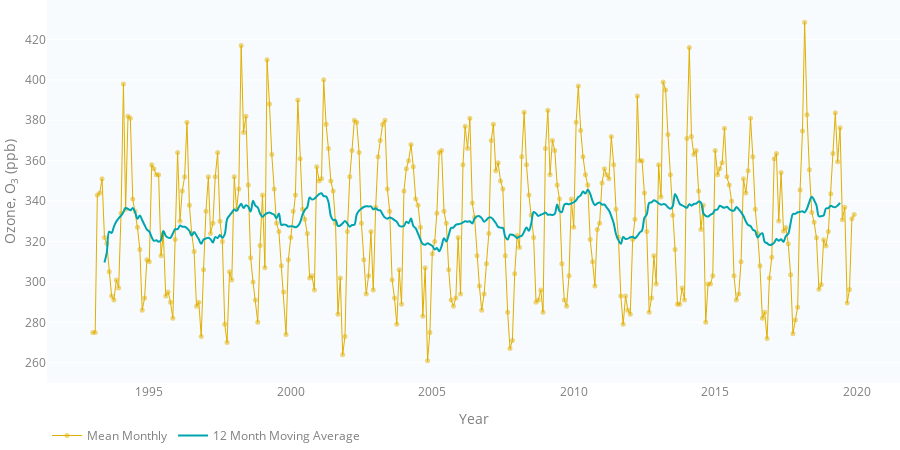

Source (notebook cell):
### Code cell
data_path = DATA_PATH+'Atmospheric_Domain/2.13Ozone/Figure2.26/'
data_csv = data_path + 'Figure2.26_data.csv'
df = pd.read_csv(data_csv, index_col=0)
mean_monthly_trace = go.Scatter(x=df['datetime'],
                            y=df['mean__monthly__total_column_ozone_concentration'],
                         name='Mean Monthly',
                         mode='markers+lines',
                         marker=dict(color=TIMESERIES_COLOR_2,
                                     size=5,
                                     opacity=0.5),
                         line=dict(color=TIMESERIES_COLOR_2,
                                      width=1),
                         hovertemplate='%{x|%b %Y}<br>' +
                         '<b>Mean Monthly</b><br>' +
                         'Concentration: %{y:.2f} ppb</sup><br>' +
                         '<extra></extra>'
                         )
moving_avg_trace = go.Scatter(x=df['datetime'],
                            y=df['moving_average__12month__total_column_ozone_concentration'],
                            name='12 Month Moving Average',
                            mode='lines',  # 'line' is default
                            line_shape='spline',
                            line=dict(color=TIMESERIES_COLOR_1,
                                      width=2),
                            hovertemplate='%{x|%b %Y}<br>' +
                                 '<b>12 Month Moving Average</b><br>' +
                                 'Concentration: %{y:.2f} ppb</sup><br>' +
                                 '<extra></extra>'
                            )
figure_2_25 = go.Figure(data=[mean_monthly_trace, moving_avg_trace], layout=TIMESERIES_LAYOUT)
figure_2_25.update_layout(
    yaxis=dict(title='Ozone, O<sub>3</sub> (ppb)'),
    xaxis=dict(title="Year"))
figure_2_25

### Figure 1 — Plotly figure (JSON) as saved in the notebook; plotly's stock layout.template omitted (floating-point values rounded to 4 significant figures; data arrays with more than 128 entries replaced by an {"elided": "..."} marker saying what was removed)
{"data": [{"hovertemplate": "%{x|%b %Y}<br><b>Mean Monthly</b><br>Concentration: %{y:.2f} ppb</sup><br><extra></extra>", "line": {"color": "#E1AF00", "width": 1}, "marker": {"color": "#E1AF00", "opacity": 0.5, "size": 5}, "mode": "markers+lines", "name": "Mean Monthly", "type": "scatter", "x": {"elided": "324 str values"}, "y": {"elided": "324 float values"}}, {"hovertemplate": "%{x|%b %Y}<br><b>12 Month Moving Average</b><br>Concentration: %{y:.2f} ppb</sup><br><extra></extra>", "line": {"color": "#00a4ae", "shape": "spline", "width": 2}, "mode": "lines", "name": "12 Month Moving Average", "type": "scatter", "x": {"elided": "324 str values"}, "y": {"elided": "324 float values"}}], "layout": {"font": {"color": "#7f7f7f"}, "height": 450, "hovermode": "closest", "legend": {"bgcolor": "rgba(0,0,0,0)", "itemclick": false, "itemdoubleclick": false, "orientation": "h"}, "margin": {"b": 0, "l": 0, "r": 0, "t": 0}, "paper_bgcolor": "rgba(0,0,0,0)", "plot_bgcolor": "#f7fbfd", "xaxis": {"fixedrange": true, "showgrid": false, "title": {"text": "Year"}}, "yaxis": {"fixedrange": true, "title": {"text": "Ozone, O<sub>3</sub> (ppb)"}}}}
